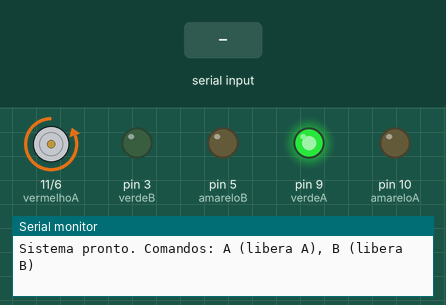
Recording of a sketch running on a simulated Arduino Uno, built with avr-gcc and run on an emulated ATmega328P. Shown: motor-driver pin pairs drawn as motors (green arrow = first pin HIGH = forward, orange = second pin HIGH = backward, longer = more drive), output pins drawn as LEDs (lit = HIGH), the last lines printed to the serial monitor. Dashed ring = blinking. Inputs (shaded band) come from the test bench.

Above: at 1.2 s.
1.3 s: "A" received over Serial
At 1.7 s:
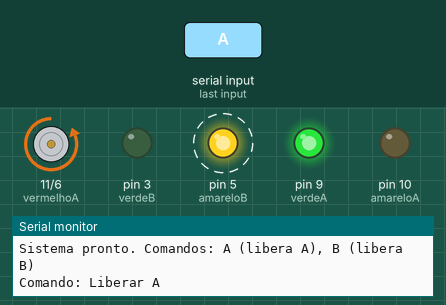
4.3 s: "B" received over Serial
At 4.7 s:
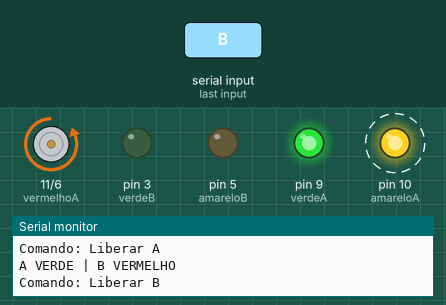
7.3 s: "A" received over Serial
At 7.7 s:
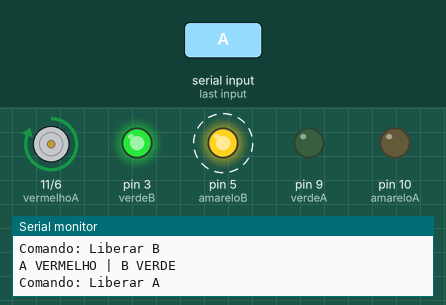
Timing chart, 0 to 11.8 s (numbered marks = the images above; inputs shaded):
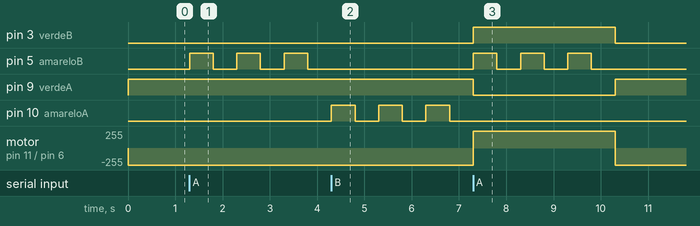

Measured:
- after the input at 1.3 s, pin 5 (amareloB): alternates HIGH for 0.50 s and LOW for 0.50 s, starting at once
- after the input at 4.3 s, pin 10 (amareloA): alternates HIGH for 0.50 s and LOW for 0.50 s, starting at once
- after the input at 7.3 s, pin 5 (amareloB): alternates HIGH for 0.50 s and LOW for 0.50 s, 6 changes in all, then stays LOW, starting at once

The sketch:

arduino_code.ino
```cpp
int verdeA = 9;
int amareloA = 10;
int vermelhoA = 11;

int verdeB = 3;
int amareloB = 5;
int vermelhoB = 6;

void setup() {
  Serial.begin(9600);

  pinMode(verdeA, OUTPUT);
  pinMode(amareloA, OUTPUT);
  pinMode(vermelhoA, OUTPUT);
  pinMode(verdeB, OUTPUT);
  pinMode(amareloB, OUTPUT);
  pinMode(vermelhoB, OUTPUT);


  setSemaforoA('V');
  setSemaforoB('M');

  Serial.println("Sistema pronto. Comandos: A (libera A), B (libera B)");
}

void setSemaforoA(char estado) {
  digitalWrite(verdeA, LOW);
  digitalWrite(amareloA, LOW);
  digitalWrite(vermelhoA, LOW);

  switch(estado) {
    case 'V': digitalWrite(verdeA, HIGH); break;
    case 'A': digitalWrite(amareloA, HIGH); break;
    case 'M': digitalWrite(vermelhoA, HIGH); break;
  }
}

void setSemaforoB(char estado) {
  digitalWrite(verdeB, LOW);
  digitalWrite(amareloB, LOW);
  digitalWrite(vermelhoB, LOW);

  switch(estado) {
    case 'V': digitalWrite(verdeB, HIGH); break;
    case 'A': digitalWrite(amareloB, HIGH); break;
    case 'M': digitalWrite(vermelhoB, HIGH); break;
  }
}

void piscaAmareloA(int vezes) {
  for(int i = 0; i < vezes; i++) {
    digitalWrite(amareloA, HIGH);
    delay(500);
    digitalWrite(amareloA, LOW);
    delay(500);
  }
}

void piscaAmareloB(int vezes) {
  for(int i = 0; i < vezes; i++) {
    digitalWrite(amareloB, HIGH);
    delay(500);
    digitalWrite(amareloB, LOW);
    delay(500);
  }
}

void loop() {
  if (Serial.available() > 0) {
    char comando = Serial.read();

    switch(comando) {
      case 'A':
        Serial.println("Comando: Liberar A");
        piscaAmareloB(3);
        setSemaforoB('M');
        setSemaforoA('V');
        Serial.println("A VERDE | B VERMELHO");
        break;

      case 'B':
        Serial.println("Comando: Liberar B");
        piscaAmareloA(3);
        setSemaforoA('M');
        setSemaforoB('V');
        Serial.println("A VERMELHO | B VERDE");
        break;
    }
  }
}
```
